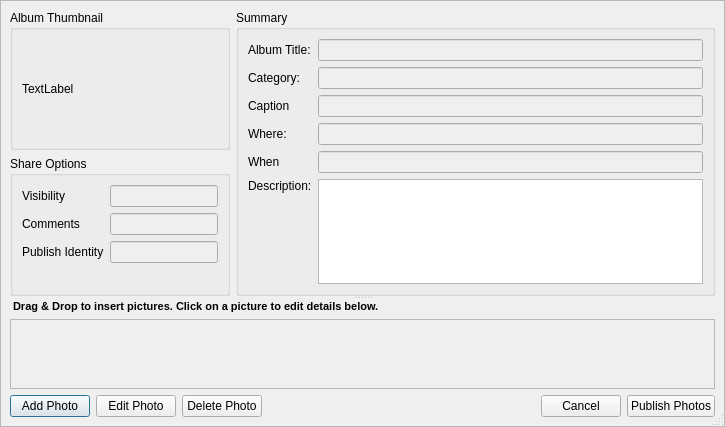
<?xml version="1.0" encoding="UTF-8"?>
<ui version="4.0">
 <class>AlbumDialog</class>
 <widget class="QDialog" name="AlbumDialog">
  <property name="geometry">
   <rect>
    <x>0</x>
    <y>0</y>
    <width>725</width>
    <height>427</height>
   </rect>
  </property>
  <property name="windowTitle">
   <string>Album</string>
  </property>
  <property name="sizeGripEnabled">
   <bool>true</bool>
  </property>
  <layout class="QGridLayout" name="gridLayout_5">
   <property name="margin">
    <number>0</number>
   </property>
   <property name="spacing">
    <number>0</number>
   </property>
   <item row="1" column="0">
    <widget class="QFrame" name="frame">
     <property name="frameShape">
      <enum>QFrame::StyledPanel</enum>
     </property>
     <property name="frameShadow">
      <enum>QFrame::Raised</enum>
     </property>
     <layout class="QGridLayout" name="gridLayout">
      <item row="0" column="0">
       <widget class="QSplitter" name="splitter">
        <property name="orientation">
         <enum>Qt::Vertical</enum>
        </property>
        <widget class="QWidget" name="layoutWidget_2">
         <layout class="QGridLayout" name="gridLayout_4">
          <item row="0" column="0">
           <widget class="QGroupBox" name="albumGroup">
            <property name="sizePolicy">
             <sizepolicy hsizetype="Preferred" vsizetype="Minimum">
              <horstretch>0</horstretch>
              <verstretch>1</verstretch>
             </sizepolicy>
            </property>
            <property name="title">
             <string>Album Thumbnail</string>
            </property>
            <layout class="QVBoxLayout" name="verticalLayout_2">
             <item>
              <widget class="QLabel" name="label_thumbNail">
               <property name="text">
                <string>TextLabel</string>
               </property>
              </widget>
             </item>
            </layout>
           </widget>
          </item>
          <item row="0" column="1" rowspan="2">
           <widget class="QGroupBox" name="groupBox_2">
            <property name="sizePolicy">
             <sizepolicy hsizetype="MinimumExpanding" vsizetype="Preferred">
              <horstretch>10</horstretch>
              <verstretch>1</verstretch>
             </sizepolicy>
            </property>
            <property name="title">
             <string>Summary</string>
            </property>
            <layout class="QGridLayout" name="gridLayout_3">
             <item row="0" column="0">
              <widget class="QLabel" name="label_9">
               <property name="text">
                <string>Album Title:</string>
               </property>
              </widget>
             </item>
             <item row="0" column="1">
              <widget class="QLineEdit" name="lineEdit_Title">
               <property name="enabled">
                <bool>false</bool>
               </property>
               <property name="sizePolicy">
                <sizepolicy hsizetype="MinimumExpanding" vsizetype="Fixed">
                 <horstretch>0</horstretch>
                 <verstretch>0</verstretch>
                </sizepolicy>
               </property>
              </widget>
             </item>
             <item row="1" column="0">
              <widget class="QLabel" name="label_7">
               <property name="text">
                <string>Category:</string>
               </property>
              </widget>
             </item>
             <item row="1" column="1">
              <widget class="QLineEdit" name="lineEdit_Category">
               <property name="enabled">
                <bool>false</bool>
               </property>
               <property name="sizePolicy">
                <sizepolicy hsizetype="MinimumExpanding" vsizetype="Fixed">
                 <horstretch>0</horstretch>
                 <verstretch>0</verstretch>
                </sizepolicy>
               </property>
              </widget>
             </item>
             <item row="2" column="0">
              <widget class="QLabel" name="label_8">
               <property name="text">
                <string>Caption</string>
               </property>
              </widget>
             </item>
             <item row="2" column="1">
              <widget class="QLineEdit" name="lineEdit_Caption">
               <property name="enabled">
                <bool>false</bool>
               </property>
               <property name="sizePolicy">
                <sizepolicy hsizetype="MinimumExpanding" vsizetype="Fixed">
                 <horstretch>0</horstretch>
                 <verstretch>0</verstretch>
                </sizepolicy>
               </property>
              </widget>
             </item>
             <item row="3" column="0">
              <widget class="QLabel" name="label_5">
               <property name="text">
                <string>Where:</string>
               </property>
              </widget>
             </item>
             <item row="3" column="1">
              <widget class="QLineEdit" name="lineEdit_Where">
               <property name="enabled">
                <bool>false</bool>
               </property>
               <property name="sizePolicy">
                <sizepolicy hsizetype="MinimumExpanding" vsizetype="Fixed">
                 <horstretch>0</horstretch>
                 <verstretch>0</verstretch>
                </sizepolicy>
               </property>
              </widget>
             </item>
             <item row="4" column="0">
              <widget class="QLabel" name="label_6">
               <property name="text">
                <string>When</string>
               </property>
              </widget>
             </item>
             <item row="4" column="1">
              <widget class="QLineEdit" name="lineEdit_When">
               <property name="enabled">
                <bool>false</bool>
               </property>
               <property name="sizePolicy">
                <sizepolicy hsizetype="MinimumExpanding" vsizetype="Fixed">
                 <horstretch>0</horstretch>
                 <verstretch>0</verstretch>
                </sizepolicy>
               </property>
              </widget>
             </item>
             <item row="5" column="0">
              <widget class="QLabel" name="label">
               <property name="text">
                <string>Description:</string>
               </property>
              </widget>
             </item>
             <item row="5" column="1" rowspan="2">
              <widget class="QTextEdit" name="textEdit_description">
               <property name="readOnly">
                <bool>true</bool>
               </property>
              </widget>
             </item>
             <item row="6" column="0">
              <spacer name="verticalSpacer_2">
               <property name="orientation">
                <enum>Qt::Vertical</enum>
               </property>
               <property name="sizeHint" stdset="0">
                <size>
                 <width>20</width>
                 <height>40</height>
                </size>
               </property>
              </spacer>
             </item>
             <item row="7" column="1">
              <spacer name="verticalSpacer">
               <property name="orientation">
                <enum>Qt::Vertical</enum>
               </property>
               <property name="sizeHint" stdset="0">
                <size>
                 <width>20</width>
                 <height>40</height>
                </size>
               </property>
              </spacer>
             </item>
            </layout>
           </widget>
          </item>
          <item row="1" column="0">
           <layout class="QVBoxLayout" name="verticalLayout_4">
            <item>
             <widget class="QGroupBox" name="groupBox_3">
              <property name="sizePolicy">
               <sizepolicy hsizetype="MinimumExpanding" vsizetype="Preferred">
                <horstretch>10</horstretch>
                <verstretch>1</verstretch>
               </sizepolicy>
              </property>
              <property name="title">
               <string>Share Options</string>
              </property>
              <layout class="QGridLayout" name="gridLayout_6">
               <item row="0" column="1">
                <widget class="QLineEdit" name="lineEdit_Visibility">
                 <property name="enabled">
                  <bool>false</bool>
                 </property>
                 <property name="sizePolicy">
                  <sizepolicy hsizetype="MinimumExpanding" vsizetype="Fixed">
                   <horstretch>0</horstretch>
                   <verstretch>0</verstretch>
                  </sizepolicy>
                 </property>
                </widget>
               </item>
               <item row="1" column="0">
                <widget class="QLabel" name="label_11">
                 <property name="text">
                  <string>Comments</string>
                 </property>
                </widget>
               </item>
               <item row="2" column="0">
                <widget class="QLabel" name="label_12">
                 <property name="text">
                  <string>Publish Identity</string>
                 </property>
                </widget>
               </item>
               <item row="2" column="1">
                <widget class="QLineEdit" name="lineEdit_Identity">
                 <property name="enabled">
                  <bool>false</bool>
                 </property>
                 <property name="sizePolicy">
                  <sizepolicy hsizetype="MinimumExpanding" vsizetype="Fixed">
                   <horstretch>0</horstretch>
                   <verstretch>0</verstretch>
                  </sizepolicy>
                 </property>
                </widget>
               </item>
               <item row="0" column="0">
                <widget class="QLabel" name="label_14">
                 <property name="text">
                  <string>Visibility</string>
                 </property>
                </widget>
               </item>
               <item row="1" column="1">
                <widget class="QLineEdit" name="lineEdit_Comments">
                 <property name="enabled">
                  <bool>false</bool>
                 </property>
                 <property name="sizePolicy">
                  <sizepolicy hsizetype="MinimumExpanding" vsizetype="Fixed">
                   <horstretch>0</horstretch>
                   <verstretch>0</verstretch>
                  </sizepolicy>
                 </property>
                </widget>
               </item>
               <item row="3" column="1">
                <spacer name="verticalSpacer_3">
                 <property name="orientation">
                  <enum>Qt::Vertical</enum>
                 </property>
                 <property name="sizeHint" stdset="0">
                  <size>
                   <width>20</width>
                   <height>40</height>
                  </size>
                 </property>
                </spacer>
               </item>
              </layout>
             </widget>
            </item>
           </layout>
          </item>
         </layout>
        </widget>
        <widget class="QWidget" name="layoutWidget_3">
         <layout class="QVBoxLayout" name="verticalLayout" stretch="0,10">
          <item>
           <widget class="QLabel" name="label_10">
            <property name="text">
             <string>&lt;!DOCTYPE HTML PUBLIC &quot;-//W3C//DTD HTML 4.0//EN&quot; &quot;http://www.w3.org/TR/REC-html40/strict.dtd&quot;&gt;
&lt;html&gt;&lt;head&gt;&lt;meta name=&quot;qrichtext&quot; content=&quot;1&quot; /&gt;&lt;style type=&quot;text/css&quot;&gt;
p, li { white-space: pre-wrap; }
&lt;/style&gt;&lt;/head&gt;&lt;body style=&quot; font-family:'MS Shell Dlg 2'; font-size:8.25pt; font-weight:400; font-style:normal;&quot;&gt;
&lt;p style=&quot; margin-top:0px; margin-bottom:0px; margin-left:0px; margin-right:0px; -qt-block-indent:0; text-indent:0px;&quot;&gt;&lt;span style=&quot; font-size:8pt; font-weight:600;&quot;&gt; Drag &amp;amp; Drop to insert pictures. Click on a picture to edit details below.&lt;/span&gt;&lt;/p&gt;&lt;/body&gt;&lt;/html&gt;</string>
            </property>
           </widget>
          </item>
          <item>
           <widget class="QScrollArea" name="scrollAreaPhotos">
            <property name="sizePolicy">
             <sizepolicy hsizetype="Expanding" vsizetype="MinimumExpanding">
              <horstretch>0</horstretch>
              <verstretch>10</verstretch>
             </sizepolicy>
            </property>
            <property name="acceptDrops">
             <bool>true</bool>
            </property>
            <property name="horizontalScrollBarPolicy">
             <enum>Qt::ScrollBarAsNeeded</enum>
            </property>
            <property name="widgetResizable">
             <bool>true</bool>
            </property>
            <property name="alignment">
             <set>Qt::AlignBottom|Qt::AlignLeading|Qt::AlignLeft</set>
            </property>
            <widget class="PhotoDrop" name="scrollAreaWidgetContents">
             <property name="geometry">
              <rect>
               <x>0</x>
               <y>0</y>
               <width>701</width>
               <height>69</height>
              </rect>
             </property>
             <property name="styleSheet">
              <string notr="true">QWidget#scrollAreaWidgetContents{border: none;}</string>
             </property>
             <layout class="QGridLayout" name="gridLayout_2"/>
            </widget>
           </widget>
          </item>
         </layout>
        </widget>
       </widget>
      </item>
      <item row="1" column="0">
       <layout class="QHBoxLayout" name="horizontalLayout">
        <item>
         <widget class="QPushButton" name="pushButton_AddPhoto">
          <property name="text">
           <string>Add Photo</string>
          </property>
         </widget>
        </item>
        <item>
         <widget class="QPushButton" name="pushButton_EditPhoto">
          <property name="text">
           <string>Edit Photo</string>
          </property>
         </widget>
        </item>
        <item>
         <widget class="QPushButton" name="pushButton_DeletePhoto">
          <property name="text">
           <string>Delete Photo</string>
          </property>
         </widget>
        </item>
        <item>
         <spacer name="horizontalSpacer_2">
          <property name="orientation">
           <enum>Qt::Horizontal</enum>
          </property>
          <property name="sizeHint" stdset="0">
           <size>
            <width>68</width>
            <height>17</height>
           </size>
          </property>
         </spacer>
        </item>
        <item>
         <widget class="QDialogButtonBox" name="buttonBox">
          <property name="standardButtons">
           <set>QDialogButtonBox::Cancel</set>
          </property>
         </widget>
        </item>
        <item>
         <widget class="QPushButton" name="pushButton_PublishPhotos">
          <property name="text">
           <string>Publish Photos</string>
          </property>
         </widget>
        </item>
       </layout>
      </item>
     </layout>
    </widget>
   </item>
   <item row="0" column="0">
    <widget class="HeaderFrame" name="headerFrame">
     <property name="frameShape">
      <enum>QFrame::StyledPanel</enum>
     </property>
     <property name="frameShadow">
      <enum>QFrame::Raised</enum>
     </property>
    </widget>
   </item>
  </layout>
 </widget>
 <customwidgets>
  <customwidget>
   <class>PhotoDrop</class>
   <extends>QWidget</extends>
   <header>gui/PhotoShare/PhotoDrop.h</header>
   <container>1</container>
  </customwidget>
  <customwidget>
   <class>HeaderFrame</class>
   <extends>QFrame</extends>
   <header>gui/common/HeaderFrame.h</header>
   <container>1</container>
  </customwidget>
 </customwidgets>
 <resources>
  <include location="../images.qrc"/>
 </resources>
 <connections>
  <connection>
   <sender>buttonBox</sender>
   <signal>rejected()</signal>
   <receiver>AlbumDialog</receiver>
   <slot>close()</slot>
   <hints>
    <hint type="sourcelabel">
     <x>481</x>
     <y>413</y>
    </hint>
    <hint type="destinationlabel">
     <x>324</x>
     <y>217</y>
    </hint>
   </hints>
  </connection>
 </connections>
</ui>
